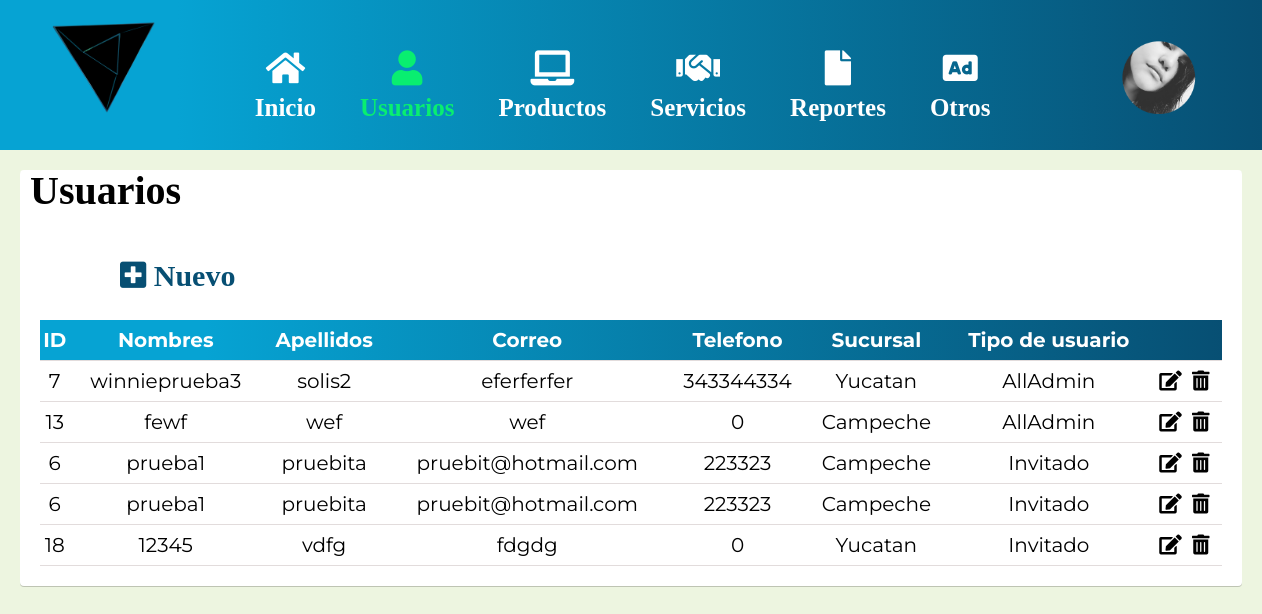
The page /usuarios.php (signed in) on the database its author committed.
### tables this page shows
CREATE TABLE `persona` (
  `idpersona` int(11) NOT NULL AUTO_INCREMENT,
  `nombres` varchar(30) NOT NULL,
  `apellidos` varchar(30) NOT NULL,
  `correo` varchar(30) NOT NULL,
  `telefono` int(11) NOT NULL,
  `idsucursal` int(11) NOT NULL,
  PRIMARY KEY (`idpersona`),
  KEY `idsucursal` (`idsucursal`),
  CONSTRAINT `persona_ibfk_1` FOREIGN KEY (`idsucursal`) REFERENCES `sucursal` (`idsucursal`)
);

CREATE TABLE `usuariolog` (
  `idusuarioLog` int(11) NOT NULL AUTO_INCREMENT,
  `idpersona` int(11) NOT NULL,
  `nickName` varchar(30) NOT NULL,
  `pass` varchar(30) NOT NULL,
  `idtipousuario` int(11) NOT NULL,
  PRIMARY KEY (`idusuarioLog`),
  KEY `idpersona` (`idpersona`),
  KEY `idtipousuario` (`idtipousuario`),
  CONSTRAINT `idpersn` FOREIGN KEY (`idpersona`) REFERENCES `persona` (`idpersona`),
  CONSTRAINT `idtipous` FOREIGN KEY (`idtipousuario`) REFERENCES `tipousuario` (`idtipousuario`)
);

CREATE TABLE `sucursal` (
  `idsucursal` int(11) NOT NULL AUTO_INCREMENT,
  `nombreSC` varchar(30) NOT NULL,
  `direccionSC` varchar(30) NOT NULL,
  `telefonoSC` int(11) NOT NULL,
  `codigopostalSC` int(11) NOT NULL,
  `idestado` int(11) NOT NULL,
  PRIMARY KEY (`idsucursal`),
  KEY `idestado` (`idestado`),
  CONSTRAINT `sucursal_ibfk_1` FOREIGN KEY (`idestado`) REFERENCES `estado` (`idestado`)
);

CREATE TABLE `tipousuario` (
  `idtipousuario` int(11) NOT NULL AUTO_INCREMENT,
  `nombreTU` varchar(30) NOT NULL,
  PRIMARY KEY (`idtipousuario`)
);

### usuarios.php (the view, shortened to what this page needs)
<?php
    include('conexion.php');
?>
<!DOCTYPE html>
<html lang="en">
<head>
    <link rel="stylesheet" href="css/style.css">
    <link rel="stylesheet" href="https://use.fontawesome.com/releases/v5.8.1/css/all.css">
</head>
<body>
    <header>
        <section class="principal">
            <img src="img/logo-ST.PNG" alt="">
            <h1>Usuarios</h1>
        </section>
        <section class="usuario">
            <ul>
                <li><a href=""><img src="img/winnie.png" alt=""></a>
                </li>
            </ul>
        </section>
        <nav>
            <ul class="nav-icon">
               <li><a href="Graficas/Gindex.php"><i class="fas fa-home p-ico"><br><span>Inicio</span></i></a></li>
               <li><a href="usuarios.php" ><i class="fas fa-user active"><br><span>Usuarios</span></i></a></li>
               <li><a href="productos.php"><i class="fas fa-laptop"><br><span>Productos</span></i></a></li>
               <li><a href="servicios.php"><i class="fas fa-handshake"><br><span>Servicios</span></i></a></li>
               <li><a href="reportes.php"><i class="fas fa-file"><br><span>Reportes</span></i></a></li>
               <li><a href="otros.php"><i class="fas fa-ad"><br><span>Otros</span></i></a></li>
            </ul>
        </nav>
    </header>
    <section class="content">
        <a href="javascript:Abrir()"><i class="fas fa-plus-square"> Nuevo</i></a>
        <section class="table1">
            <table>
                <tr class="tab-princ">
                    <td>ID</td>
                    <td>Nombres</td>
                    <td>Apellidos</td>
                    <td>Correo</td>
                    <td>Telefono</td>
                    <td>Sucursal</td>
                    <td>Tipo de usuario</td>
                    <td></td>
                </tr>
                <?php
                    $query3 = mysqli_query($mysqli,"SELECT * FROM persona INNER JOIN usuariolog ON persona.idpersona = usuariolog.idpersona INNER JOIN sucursal ON sucursal.idsucursal = persona.idsucursal INNER JOIN tipousuario ON usuariolog.idtipousuario = tipousuario.idtipousuario");
                    while($datostable = mysqli_fetch_array($query3))
                    {
                    ?>
                    <tr>
                        <td><?php echo $datostable['idpersona']?></td>
                        <td><?php echo $datostable['nombres']?></td>
                        <td><?php echo $datostable['apellidos']?></td>
                        <td><?php echo $datostable['correo']?></td>
                        <td><?php echo $datostable['telefono']?></td>
                        <td><?php echo $datostable['nombreSC']?></td>
                        <td><?php echo $datostable['nombreTU']?></td>
                        <td class="btn-table">
                            <a href="edit-us.php?id=<?php echo $datostable['idpersona']?>"><button><i class="fas fa-edit"></i></button></a>
                            <a href="elim-us.php?id=<?php echo $datostable['idpersona']?>"><button><i class="fas fa-trash-alt"></i></button></a>
                        </td>
                    </tr>
                    <?php
                    }
                ?>
            </table>
        </section>
    </section>
</body>
</html>

### css/style.css (style rules this page uses)
* { padding: 0; margin: 0; }
.content { margin: 20px 20px 20px 20px; padding: 20px; background: white; border-radius: 4px; box-shadow: 0 1px 0 rgba(0, 0, 0, 0.2); }
body { overflow-x: hidden; background: #EDF5E0; }
header { background: linear-gradient(to right, rgba(6, 163, 211, 1) 0%, rgba(6, 163, 211, 1) 14%, rgba(7, 79, 115, 1) 100%); width: 100%; height: 150px; }
.principal { display: inline-block; width: 20%; }
.principal img { width: 43%; margin: 20px 20px 20px 50px; }
.principal h1 { font-size: 40px; margin: 30px; }
nav { display: inline-block; vertical-align: top; margin-top: 50px; margin-left: -278px; }
.nav-icon i span { font-size: 25px !important; }
.active { color: #09ee70 !important; }
nav li { list-style: none; text-align: center; display: inline-block; margin: 0px 20px; }
nav li i { color: #ffffff; font-size: 35px; }
.usuario { display: inline-block !important; width: 20%; vertical-align: top; position: relative; top: 20px; left: 64%; }
.usuario img { width: 30%; margin-left: 57px; margin-top: 20px; display: inline-block; }
.usuario li { text-decoration: none; list-style: none; }
.fa-plus-square { color: #074f73; font-size: 30px; margin-bottom: 30px; margin-left: 50px; margin-top: 70px; }
table { border-collapse: collapse; width: 100%; background: #ffffff; color: #000000; font-size: 20px; font-family: 'Montserrat', sans-serif; text-align: center; }
table td { border-bottom: 1px solid #e2dcdc; height: 40px; }
.tab-princ { background: linear-gradient(to right, rgba(6, 163, 211, 1) 0%, rgba(6, 163, 211, 1) 14%, rgba(7, 79, 115, 1) 100%); color: #ffffff; font-weight: bold; }
table tr td a { color: #ffffff; }
.fa-trash-alt, .fa-edit { font-size: 20px; }
.btn-table button { background: none; border: none; }
.fa-edit, .fa-trash-alt { color: #000000; margin-right: 5px; }
.fa-plus-square { margin-left: 80px; font-size: 30px; }

### rows shown on the page
persona: usuariolog.idpersona "7", nombres "winnieprueba3", apellidos "solis2", correo "eferferfer", telefono "343344334", idsucursal.nombreSC "Yucatan", tipousuario.nombreTU "AllAdmin"
persona: usuariolog.idpersona "13", nombres "fewf", apellidos "wef", correo "wef", telefono "0", idsucursal.nombreSC "Campeche", tipousuario.nombreTU "AllAdmin"
persona: usuariolog.idpersona "6", nombres "prueba1", apellidos "pruebita", correo "pruebit@hotmail.com", telefono "223323", idsucursal.nombreSC "Campeche", tipousuario.nombreTU "Invitado"
persona: usuariolog.idpersona "18", nombres "12345", apellidos "vdfg", correo "fdgdg", telefono "0", idsucursal.nombreSC "Yucatan", tipousuario.nombreTU "Invitado"
